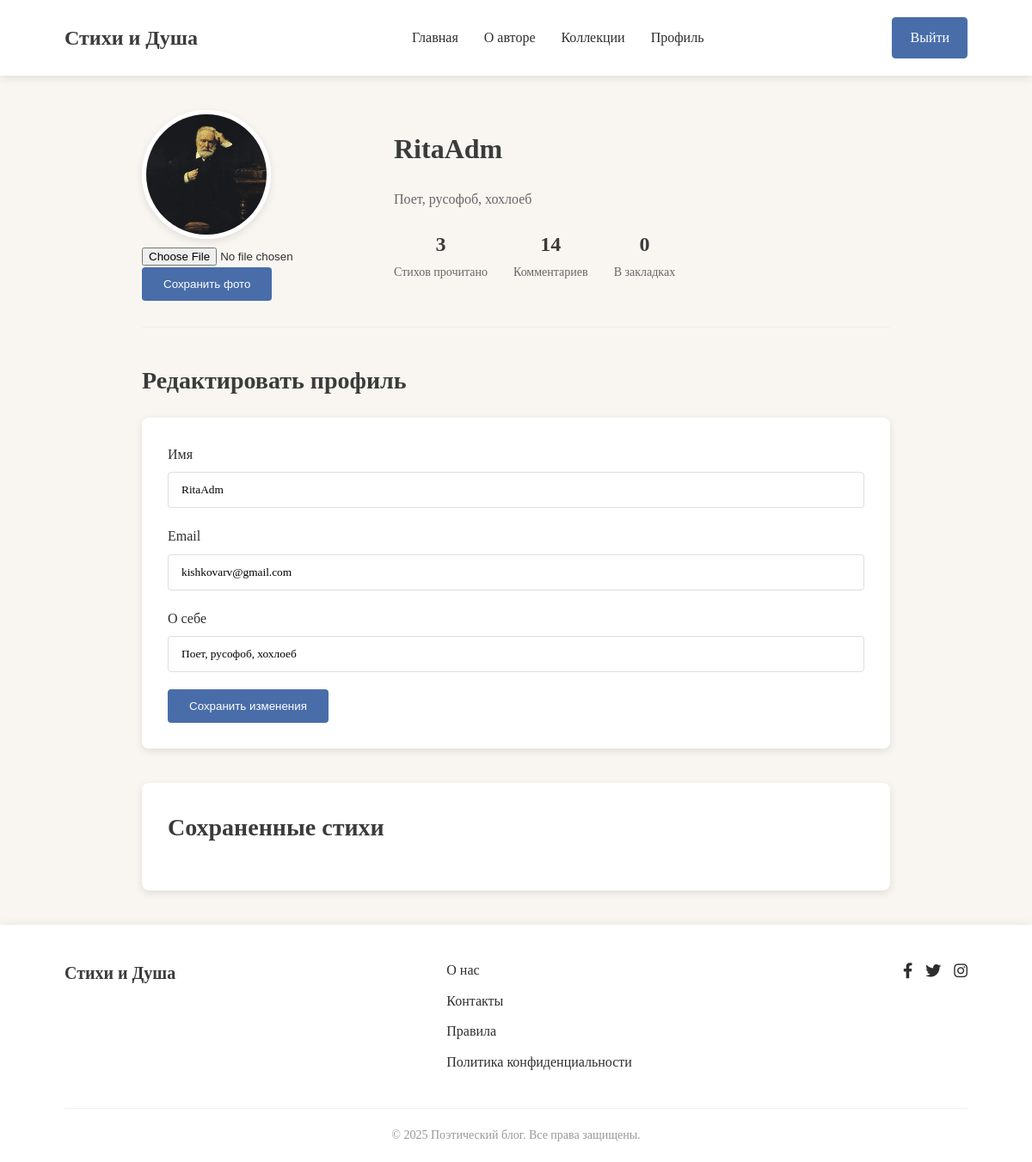
The page /users/profile/ (signed in) on the database its author committed.
### users/models.py (models this page shows)
class User(AbstractUser):
    image = models.ImageField(upload_to='avatars/', blank=True, null=True, default='avatars/author.jpg')
    about_me = models.TextField(null=True, blank=True)
    read_poems = models.ManyToManyField(to="show.Poem", related_name="read_poems")

### users/views.py (the view)
# urls.py: path('profile/', views.profile, name="profile"),
@login_required
def profile(request):
    if request.method == "POST":
        form = ProfileForm(request.POST, request.FILES, instance=request.user)
        if form.is_valid():
            form.save()
            return redirect('index')
    else:
        form = ProfileForm(instance=request.user)
    context = {
        'form' : form,
        'save_poems' : SavePoem.objects.filter(user=request.user)
    }
    return render(request, 'users/profile.html', context)

### users/forms.py
class ProfileForm(UserChangeForm):
    username = forms.CharField(widget=forms.TextInput())
    email = forms.EmailField(widget=forms.EmailInput(attrs={
        'readonly' : True
    }))
    about_me = forms.CharField(widget=forms.TextInput())
    image = forms.ImageField(widget=forms.FileInput())
    class Meta:
        model = User
        fields = ('username', 'email', 'about_me', 'image')

### users/templates/users/profile.html (shortened to what this page needs)
{% extends "users/base.html" %}
{% load static %}
{% block main %}
    <main class="main profile-page">
        <div class="container">
            <section class="profile-header">
                <div class="profile-avatar">
                    <img
                    src="{{ user.image.url }}"
                    alt="Аватар пользователя">
                <form action="{% url 'users:profile' %}" method="POST" enctype="multipart/form-data">
                    <div class="block_change">{{ form.image }}</div>
                    <button type="submit" class="btn btn-save">Сохранить фото</button>
                </form>
                </div>
                <div class="profile-info">
                    <h1>{{ user.username }}</h1>
                    <p class="profile-bio">{% if user.about_me %}{{ user.about_me }}{% else %}О себе{% endif %}</p>
                    <div class="profile-stats">
                        <div class="stat">
                            <span class="stat-number">{{ user.reads.all.count }}</span>
                            <span class="stat-label">Стихов прочитано</span>
                        </div>
                        <div class="stat">
                            <span class="stat-number">{{ user.comment.count }}</span>
                            <span class="stat-label">Комментариев</span>
                        </div>
                        <div class="stat">
                            <span class="stat-number">{{ user.save_poems.count }}</span>
                            <span class="stat-label">В закладках</span>
                        </div>
                    </div>
                </div>
            </section>
            <section class="profile-edit">
                <h2>Редактировать профиль</h2>
                <form class="edit-form" action="{% url "users:profile" %}" method="POST">
                    <div class="form-group">
                        <label for="{{ form.username.id_for_label }}">Имя</label>
                        {{ form.username }}
                    </div>
                    <div class="form-group">
                        <label for="{{ form.email.id_for_label }}">Email</label>
                        {{ form.email }}
                    </div>
                    <div class="form-group">
                        <label for="{{ form.about_me.id_for_label }}">О себе</label>
                        {{ form.about_me }}
                    </div>
                    <button type="submit" class="btn btn-save">Сохранить изменения</button>
                </form>
            </section>
            <section class="favorite-poems">
                <h2>Сохраненные стихи</h2>
            </section>
        </div>
    </main>
{% endblock main %}

### frontend/css/style.css (style rules this page uses)
:root { --bg-color: #F9F6F2; --text-color: #2E2E2E; --heading-color: #3B3B3B; --accent-color: #C18C5D; --button-color: #486DA9; --category-color: #E7D8C1; }
* { margin: 0; padding: 0; box-sizing: border-box; }
body { font-family: 'Georgia', serif; background-color: var(--bg-color); color: var(--text-color); line-height: 1.6; }
img { max-width: 100%; height: auto; }
.container { width: 90%; max-width: 1200px; margin: 0 auto; padding: 0 15px; }
.btn { display: inline-block; padding: 10px 20px; border-radius: 4px; font-weight: 500; transition: all 0.3s; }
.main { padding: 40px 0; }
h1, h2, h3, h4 { color: var(--heading-color); margin-bottom: 20px; font-weight: 600; }
h1 { font-size: 32px; }
h2 { font-size: 28px; }
.profile-page { max-width: 1000px; margin: 0 auto; }
.profile-header { display: flex; align-items: center; gap: 40px; margin-bottom: 40px; padding-bottom: 30px; border-bottom: 1px solid #eee; }
.profile-avatar img { width: 150px; height: 150px; border-radius: 50%; object-fit: cover; border: 5px solid white; box-shadow: 0 3px 10px rgba(0, 0, 0, 0.1); }
.profile-bio { color: #666; margin-bottom: 20px; }
.profile-stats { display: flex; gap: 30px; }
.stat { text-align: center; }
.stat-number { display: block; font-size: 24px; font-weight: 600; color: var(--heading-color); }
.stat-label { font-size: 14px; color: #666; }
.edit-form { background-color: white; padding: 30px; border-radius: 8px; box-shadow: 0 3px 10px rgba(0, 0, 0, 0.1); margin-bottom: 40px; }
.form-group { margin-bottom: 20px; }
.form-group label { display: block; margin-bottom: 8px; font-weight: 500; }
.form-group input, .form-group textarea { width: 100%; padding: 12px 15px; border: 1px solid #ddd; border-radius: 4px; font-family: inherit; }
.btn-save { background-color: var(--button-color); color: white; border: none; padding: 12px 25px; }
.favorite-poems { background-color: white; padding: 30px; border-radius: 8px; box-shadow: 0 3px 10px rgba(0, 0, 0, 0.1); }
.poem-card, .poem-full, .comment, .profile-header, .auth-form-container { animation: fadeIn 0.6s ease-out forwards; }
.btn { transition: all 0.3s ease; }

### rows shown on the page
User: image (picture), username "RitaAdm", about_me "Поет, русофоб, хохлоеб", reads.all.count "3", comment.count "14", save_poems.count "0", email "kishkovarv@gmail.com"
